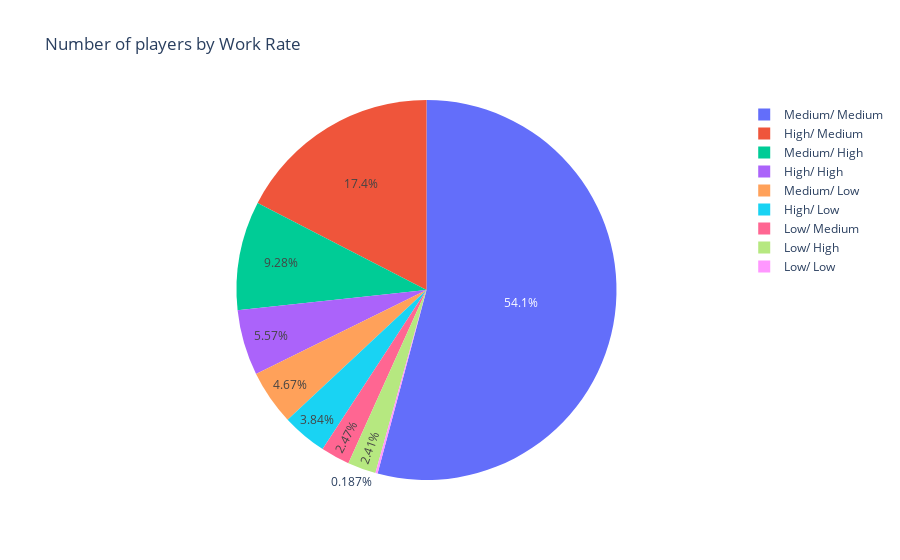

Notebook cell for this chart:
### Code cell
pie_count(fifa, 'Work Rate', 0.1)

### Figure 1 — Plotly figure (JSON) as saved in the notebook; plotly's stock layout.template omitted (floating-point values rounded to 4 significant figures)
{"data": [{"labels": ["Medium/ Medium", "High/ Medium", "Medium/ High", "High/ High", "Medium/ Low", "High/ Low", "Low/ Medium", "Low/ High", "Low/ Low"], "type": "pie", "values": [9858, 3173, 1690, 1015, 850, 699, 449, 439, 34]}], "layout": {"autosize": true, "title": {"text": "Number of players by Work Rate"}}}
